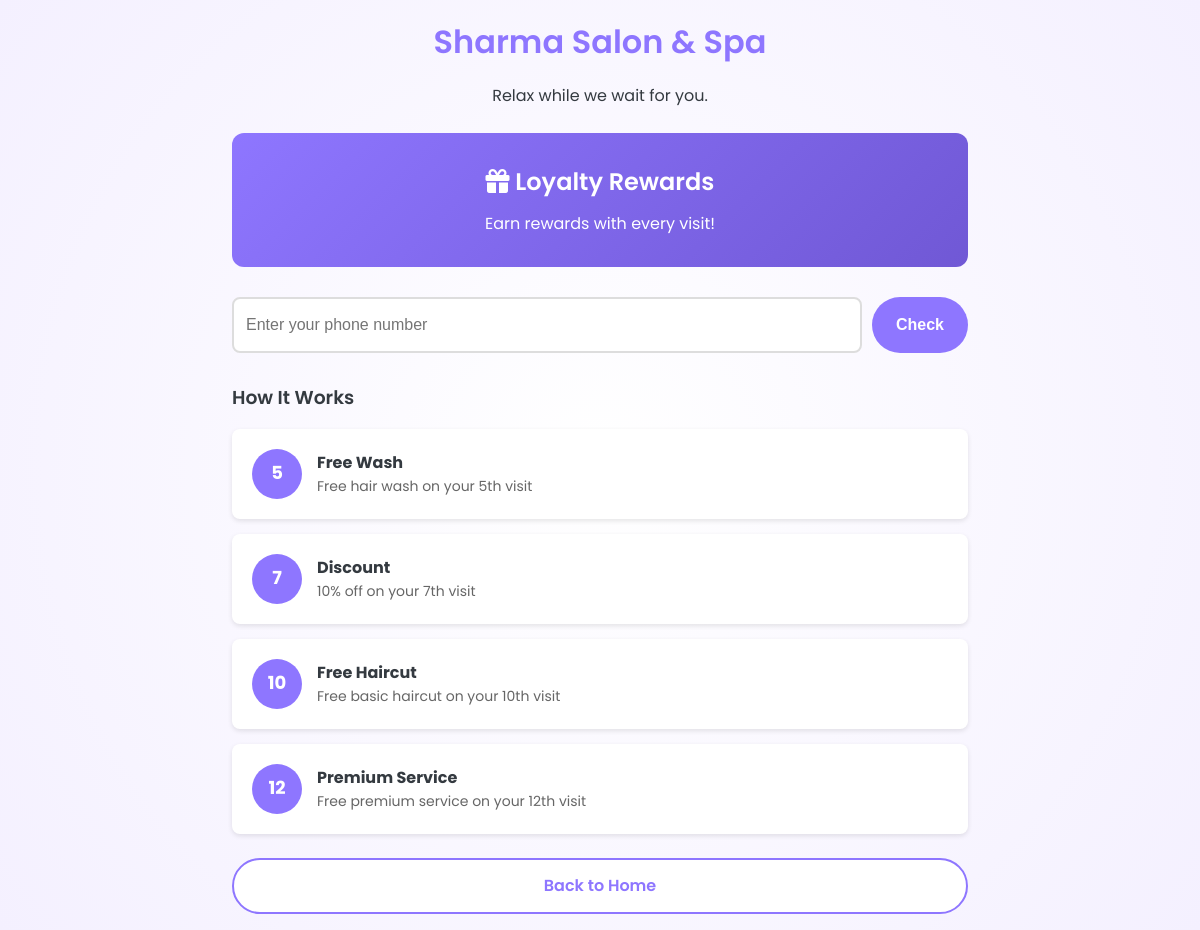
/rewards_info.php, run on the app's committed database.
### tables this page shows
CREATE TABLE IF NOT EXISTS loyalty_milestones (
    id INT AUTO_INCREMENT PRIMARY KEY,
    visits_required INT NOT NULL,
    reward_type VARCHAR(50) NOT NULL,
    description VARCHAR(255) NOT NULL,
    value_amount DECIMAL(10, 2) DEFAULT 0.00,
    created_at TIMESTAMP DEFAULT CURRENT_TIMESTAMP
);

### settings_helper.php (called while the page is built, shortened)
<?php
function getSetting($key, $default = '') {
    static $settings = null;
    if ($settings === null) {
        try {
            $database = new Database();
            $db = $database->getConnection();
            $stmt = $db->query("SELECT `key`, `value` FROM settings");
            $settings = $stmt->fetchAll(PDO::FETCH_KEY_PAIR);
        } catch (Exception $e) {
            $settings = [];
        }
    }
    return $settings[$key] ?? $default;
}
$shopName = getSetting('shop_name', 'Sharma Salon & Spa');
?>

### rewards_info.php (the view, shortened to what this page needs)
<?php
require_once '../includes/header.php';
$database = new Database();
$db = $database->getConnection();
$milestones = $db->query("SELECT * FROM loyalty_milestones ORDER BY visits_required")->fetchAll(PDO::FETCH_ASSOC);
$phone = $_GET['phone'] ?? '';
$customer = null;
?>
<div class="loyalty-hero">
    <h2><i class="fas fa-gift"></i> Loyalty Rewards</h2>
    <p>Earn rewards with every visit!</p>
</div>
<form class="search-form" method="GET">
    <input type="tel" name="phone" placeholder="Enter your phone number" value="<?php echo htmlspecialchars($phone); ?>">
    <button type="submit" class="btn btn-primary" style="width: auto;">Check</button>
</form>
<h3 style="margin-top: 30px;">How It Works</h3>
<div class="milestone-list">
    <?php foreach ($milestones as $m): ?>
    <div class="milestone-item <?php echo ($customer && $customer['visit_count'] >= $m['visits_required']) ? 'achieved' : ''; ?>">
        <div class="milestone-number"><?php echo $m['visits_required']; ?></div>
        <div>
            <strong><?php echo htmlspecialchars($m['reward_type']); ?></strong>
            <p style="margin: 0; font-size: 14px; color: #666;"><?php echo htmlspecialchars($m['description']); ?></p>
        </div>
    </div>
    <?php endforeach; ?>
</div>
<div class="text-center mt-3">
    <a href="../index.php" class="btn btn-secondary">Back to Home</a>
</div>
<?php require_once '../includes/footer.php'; ?>

### header.php (shortened to what this page needs)
<?php
require_once 'settings_helper.php';
$currentDir = dirname($_SERVER['PHP_SELF']);
$rootPath = ($currentDir === '/salon' || $currentDir === '/' || $currentDir === '\\') ? '' : '../';
?>
<!DOCTYPE html>
<html lang="en">
<head>
    <link rel="stylesheet" href="<?php echo $rootPath; ?>assets/css/style.css">
    <link rel="stylesheet" href="https://cdnjs.cloudflare.com/ajax/libs/font-awesome/6.0.0/css/all.min.css">
</head>
<body>
    <div class="container">
        <header class="text-center mb-3">
            <h1 style="color: var(--primary-color);"><?php echo htmlspecialchars($shopName); ?></h1>
            <p>Relax while we wait for you.</p>
        </header>
        <main>

### footer.php (shortened to what this page needs)
        </main>
    </div>
</body>
</html>

### style.css (style rules this page uses)
:root { --primary-color: #8E76FF; --primary-dark: #7058D5; --secondary-color: #FF6B6B; --success-color: #28A745; --warning-color: #FFC107; --danger-color: #DC3545; --light-gray: #F4F0FF; --dark-gray: #343A40; --white: #FFFFFF; --men-blue: #4A90D9; --women-pink: #E91E8C; --font-family: 'Poppins', sans-serif; --spacing-xs: 4px; --spacing-sm: 8px; --spacing-md: 16px; --spacing-lg: 24px; --spacing-xl: 32px; --spacing-xxl: 48px; }
* { box-sizing: border-box; margin: 0; padding: 0; }
body { font-family: var(--font-family); background: radial-gradient(circle at center, #ffffff 0%, #F4F0FF 100%) !important; background-attachment: fixed !important; color: var(--dark-gray); line-height: 1.6; font-size: 16px; }
h1, h2, h3, h4, h5, h6 { margin-bottom: var(--spacing-md); font-weight: 600; }
a { text-decoration: none; color: inherit; }
.container { width: 100%; max-width: 480px; margin: 0 auto; padding: var(--spacing-md); background-color: transparent; min-height: 100vh; }
.btn { display: inline-block; padding: 12px 24px; border: none; border-radius: 50px; font-size: 16px; font-weight: 600; cursor: pointer; text-align: center; transition: all 0.3s ease; width: 100%; min-height: 56px; display: flex; align-items: center; justify-content: center; }
.btn-primary { background-color: var(--primary-color); color: var(--white); }
.btn-secondary { background-color: var(--white); color: var(--primary-color); border: 2px solid var(--primary-color); }
.text-center { text-align: center; }
.mt-3 { margin-top: var(--spacing-lg); }
.mb-3 { margin-bottom: var(--spacing-lg); }
@media (min-width: 768px) { .container { max-width: 768px; } }

### header.php (style rules this page uses)
body { background: radial-gradient(circle at center, #ffffff 0%, #F4F0FF 100%) !important; background-attachment: fixed !important; }

### rewards_info.php (style rules this page uses)
.loyalty-hero { background: linear-gradient(135deg, var(--primary-color), var(--primary-dark)); color: white; padding: 30px 20px; border-radius: 12px; text-align: center; margin-bottom: 30px; }
.loyalty-hero h2 { margin: 0 0 10px; }
.milestone-list { display: grid; gap: 15px; }
.milestone-item { background: white; padding: 20px; border-radius: 8px; box-shadow: 0 2px 5px rgba(0,0,0,0.1); display: flex; align-items: center; gap: 15px; }
.milestone-number { width: 50px; height: 50px; background: var(--primary-color); color: white; border-radius: 50%; display: flex; align-items: center; justify-content: center; font-weight: bold; font-size: 18px; }
.search-form { display: flex; gap: 10px; margin-bottom: 20px; }
.search-form input { flex: 1; padding: 12px; border: 2px solid #ddd; border-radius: 8px; font-size: 16px; }

### data on the page
loyalty_milestones: visits_required "5", reward_type "Free Wash", description "Free hair wash on your 5th visit"
loyalty_milestones: visits_required "7", reward_type "Discount", description "10% off on your 7th visit"
loyalty_milestones: visits_required "10", reward_type "Free Haircut", description "Free basic haircut on your 10th visit"
loyalty_milestones: visits_required "12", reward_type "Premium Service", description "Free premium service on your 12th visit"

### other printed values
$shopName "Sharma Salon & Spa"
